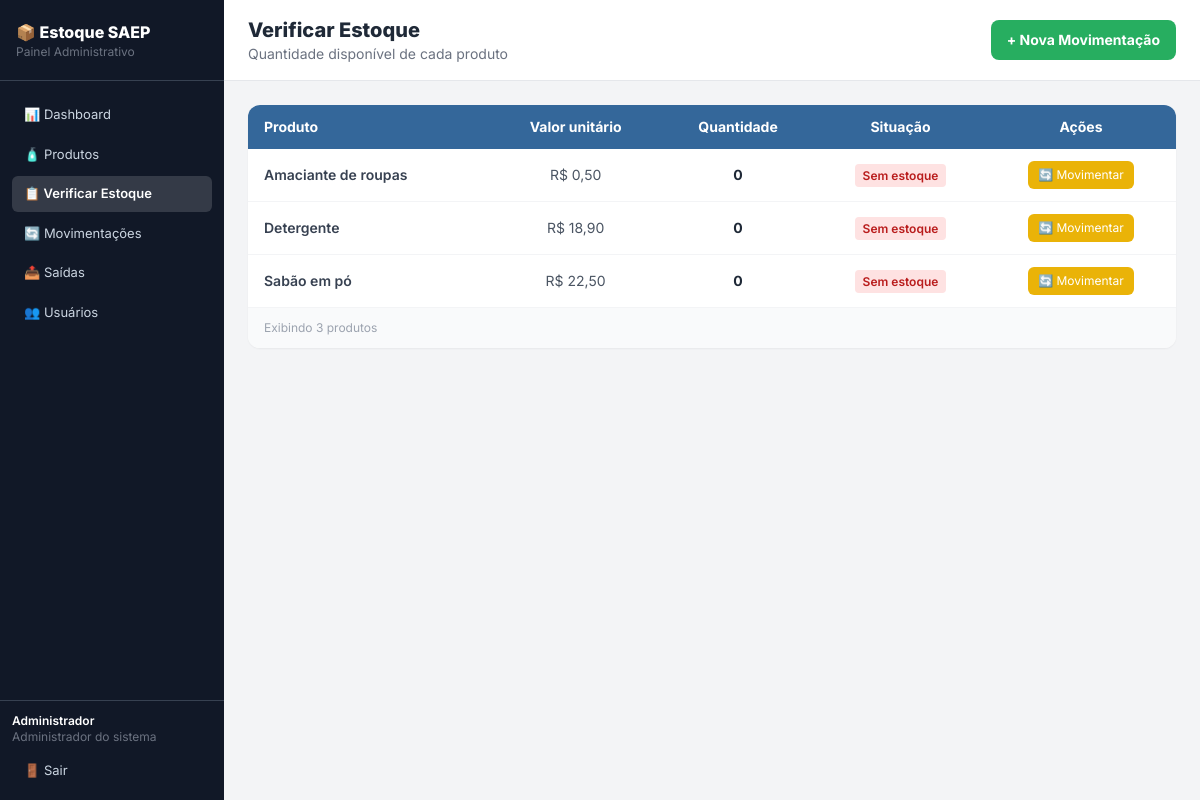
/estoque.php (signed in), run on the app's committed database.
### tables this page shows
CREATE TABLE `user` (
    id_user INT AUTO_INCREMENT NOT NULL PRIMARY KEY,
    nome VARCHAR(100) NOT NULL,
    login VARCHAR(50) NOT NULL UNIQUE,
    senha_hash VARCHAR(255) NOT NULL,
    perfil VARCHAR(10) NOT NULL DEFAULT 'OPERADOR' CHECK (perfil IN ('ADMIN', 'OPERADOR')),
    ativo TINYINT(1) NOT NULL DEFAULT 1
);

CREATE TABLE produto (
    id_produto INT AUTO_INCREMENT NOT NULL PRIMARY KEY,
    nome VARCHAR(100) NOT NULL,
    quantidade_estoque INTEGER NOT NULL DEFAULT 0 CHECK (quantidade_estoque >= 0),
    valor_unitario NUMERIC(10,2) NOT NULL,
    data_cadastro DATE NOT NULL DEFAULT (CURRENT_DATE)
);

### includes/auth.php (called while the page is built, shortened)
<?php
require_once __DIR__ . '/../conexao.php';
function usuario_logado() {
    return $_SESSION['usuario'] ?? null;
}
function eh_admin() {
    $u = usuario_logado();
    return $u && $u['perfil'] === PERFIL_ADMIN;
}
function exigir_login() {
    global $pdo;
    $u = usuario_logado();
    if ($u) {
        $st = $pdo->prepare("SELECT id_user, nome, login, perfil FROM `user` WHERE id_user = ? AND ativo = 1");
        $st->execute([$u['id_user']]);
        $atual = $st->fetch();
        if ($atual) {
            return;
        }
    }
    exit;
}

### estoque.php (the view, shortened to what this page needs)
<?php
require_once __DIR__ . '/includes/auth.php';
exigir_login();
require_once __DIR__ . '/includes/menu.php';
$produtos = $pdo->query("SELECT * FROM produto ORDER BY quantidade_estoque, nome")->fetchAll();
?>
    <main class="flex-1 flex flex-col">
        <div class="bg-white border-b border-gray-200 px-6 py-4 flex items-center justify-between">
            <div>
                <h1 class="text-xl font-extrabold text-gray-800">Verificar Estoque</h1>
                <p class="text-sm text-gray-500">Quantidade disponível de cada produto</p>
            </div>
            <a href="movimentacao_form.php" class="bg-senai-green text-white font-bold px-4 py-2.5 rounded-lg text-sm hover:bg-green-600 transition flex items-center gap-2">
                + Nova Movimentação
            </a>
        </div>
        <div class="p-6 flex-1">
            <div class="bg-white rounded-xl shadow-sm overflow-hidden">
                <table class="w-full text-sm">
                    <thead class="bg-senai-blue text-white">
                        <tr>
                            <th class="px-4 py-3 text-left">Produto</th>
                            <th class="px-4 py-3 text-center">Valor unitário</th>
                            <th class="px-4 py-3 text-center">Quantidade</th>
                            <th class="px-4 py-3 text-center">Situação</th>
                            <th class="px-4 py-3 text-center">Ações</th>
                        </tr>
                    </thead>
                    <tbody class="divide-y divide-gray-100">
                    <?php foreach ($produtos as $p): ?>
                        <tr class="hover:bg-gray-50 transition">
                            <td class="px-4 py-3 text-gray-700 font-semibold"><?= htmlspecialchars($p["nome"]) ?></td>
                            <td class="px-4 py-3 text-center text-gray-600">R$ <?= number_format($p["valor_unitario"], 2, ",", ".") ?></td>
                            <td class="px-4 py-3 text-center text-gray-800 font-bold"><?= $p["quantidade_estoque"] ?></td>
                            <td class="px-4 py-3 text-center">
                                <?php if ($p["quantidade_estoque"] > 0): ?>
                                    <span class="bg-green-100 text-green-700 text-xs font-semibold px-2 py-1 rounded">Em estoque</span>
                                <?php else: ?>
                                    <span class="bg-red-100 text-red-700 text-xs font-semibold px-2 py-1 rounded">Sem estoque</span>
                                <?php endif; ?>
                            </td>
                            <td class="px-4 py-3 text-center">
                                <div class="flex items-center justify-center gap-1.5">
                                    <a href="movimentacao_form.php?id_produto=<?= $p["id_produto"] ?>" class="bg-yellow-500 text-white text-xs px-2.5 py-1.5 rounded-md hover:bg-yellow-600 transition" title="Movimentar estoque">🔄 Movimentar</a>
                                </div>
                            </td>
                        </tr>
                    <?php endforeach; ?>
                    </tbody>
                </table>
                <div class="border-t border-gray-100 px-4 py-3 bg-gray-50">
                    <p class="text-xs text-gray-400">Exibindo <?= count($produtos) ?> produtos</p>
                </div>
            </div>
        </div>
    </main>
</body>
</html>

### includes/menu.php (shortened to what this page needs)
<?php
$pagina = basename($_SERVER['PHP_SELF']);
$ativo = function ($prefixo) use ($pagina) {
    return strpos($pagina, $prefixo) === 0 ? 'active' : '';
};
?>
<!DOCTYPE html>
<html lang="pt-BR">
<head>
    <script src="https://cdn.tailwindcss.com"></script>
</head>
<body class="bg-gray-100 min-h-screen flex">
    <aside class="w-56 bg-gray-900 min-h-screen flex flex-col flex-shrink-0">
        <div class="px-4 py-5 border-b border-gray-700"><p class="text-white font-extrabold text-base">📦 Estoque SAEP</p><p class="text-gray-500 text-xs"><?= eh_admin() ? "Painel Administrativo" : "Painel do Almoxarifado" ?></p></div>
        <nav class="flex-1 p-3 space-y-1 pt-4">
            <a href="index.php"         class="nav-link <?= $ativo('index') ?>">📊 Dashboard</a>
            <a href="produtos.php"      class="nav-link <?= $ativo('produto') ?>">🧴 Produtos</a>
            <a href="estoque.php"       class="nav-link <?= $ativo('estoque') ?>">📋 Verificar Estoque</a>
            <a href="movimentacoes.php" class="nav-link <?= $ativo('movimentac') ?>">🔄 Movimentações</a>
            <a href="saidas.php"        class="nav-link <?= $ativo('saidas') ?>">📤 Saídas</a>
            <?php if (eh_admin()): ?>
            <a href="usuarios.php"      class="nav-link <?= $ativo('usuario') ?>">👥 Usuários</a>
            <?php endif; ?>
        </nav>
        <?php $u = usuario_logado(); if ($u): ?>
        <div class="p-3 border-t border-gray-700">
            <p class="text-white text-xs font-semibold truncate"><?= htmlspecialchars($u["nome"]) ?></p>
            <p class="text-gray-500 text-xs mb-2"><?= htmlspecialchars(PERFIS[$u["perfil"]] ?? $u["perfil"]) ?></p>
            <a href="logout.php" class="nav-link">🚪 Sair</a>
        </div>
        <?php endif; ?>
    </aside>

### includes/menu.php (style rules this page uses)
body { font-family: 'Inter', sans-serif; }
.nav-link { display:flex; align-items:center; gap:8px; padding:8px 12px; border-radius:6px; font-size:13px; cursor:pointer; transition:background .15s; color:#cbd5e1; }
.nav-link.active { background:rgba(255,255,255,.15); color:#fff; font-weight:600; }

### data on the page
user: nome "Administrador", perfil "Administrador do sistema"
produto: nome "Amaciante de roupas", valor_unitario "0,50", quantidade_estoque "0", shows "Sem estoque"
produto: nome "Detergente", valor_unitario "18,90", quantidade_estoque "0", shows "Sem estoque"
produto: nome "Sabão em pó", valor_unitario "22,50", quantidade_estoque "0", shows "Sem estoque"

### other printed values
count($produtos) "3"
